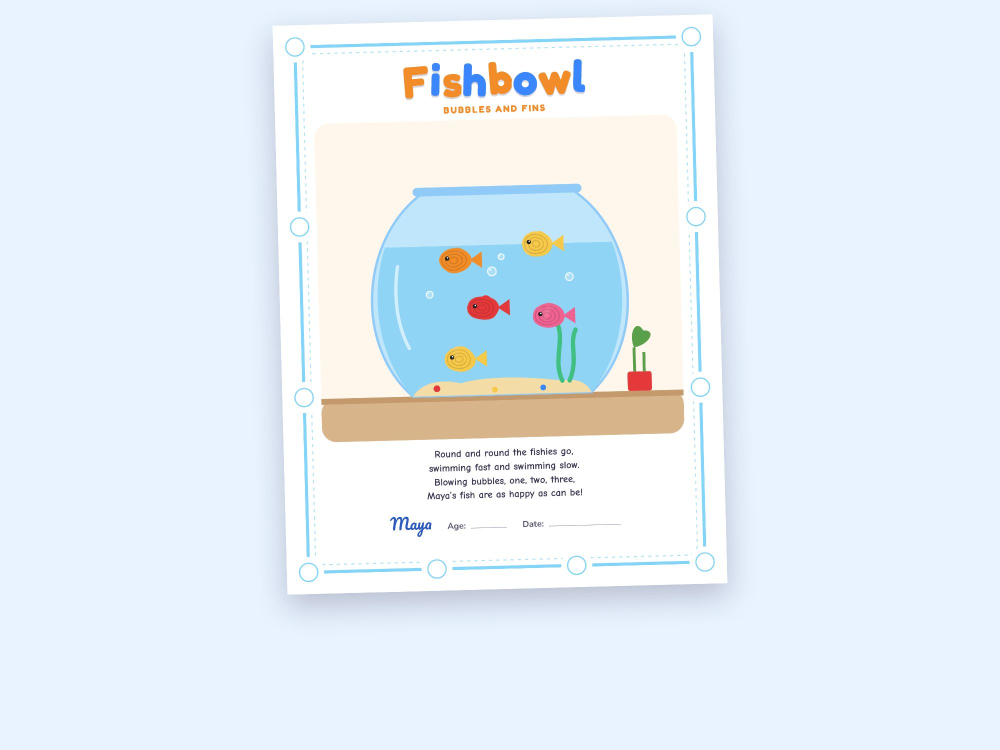
#> input picture listing-assets/craft-fingerprint-p07.jpg, 2000 x 1500 px (shown at 1/2 size)
$ python -i art-import.py   (imports and definitions only)
#> lines starting #> are read from the running program, lines starting #| are printed output that depends on the picture; after the words box and inside, x2 and y2 are one past the last pixel; in counts of white or black regions, pixels touching at a corner belong together
# Cuts an illustration sheet (made from a prompt in scripts/art-list.py) into one clean PNG per
# picture in src/kits/art/<kit>/<slug>.webp: white background made transparent, trimmed and resized.
# Usage: python3 scripts/art-import.py <sheet id, e.g. halloween-1> <image>
#        python3 scripts/art-import.py <kit> <slug> <image>          (one picture on its own)
import json, os, sys
import numpy as np
from PIL import Image
from scipy import ndimage

ROOT = os.path.join(os.path.dirname(os.path.abspath(__file__)), '..')
ART = os.path.join(ROOT, 'src', 'kits', 'art')
MAX = 600  # px on the longest side: 300 dpi at the biggest printed size (about 2 inches)

def load(path):
    img = Image.open(path).convert('RGBA')
    a = np.asarray(img).astype(np.int16)
    # Background: near-white (or already transparent) pixels connected to the edge of the image.
    light = (a[..., :3].min(axis=2) > 232) | (a[..., 3] < 20)
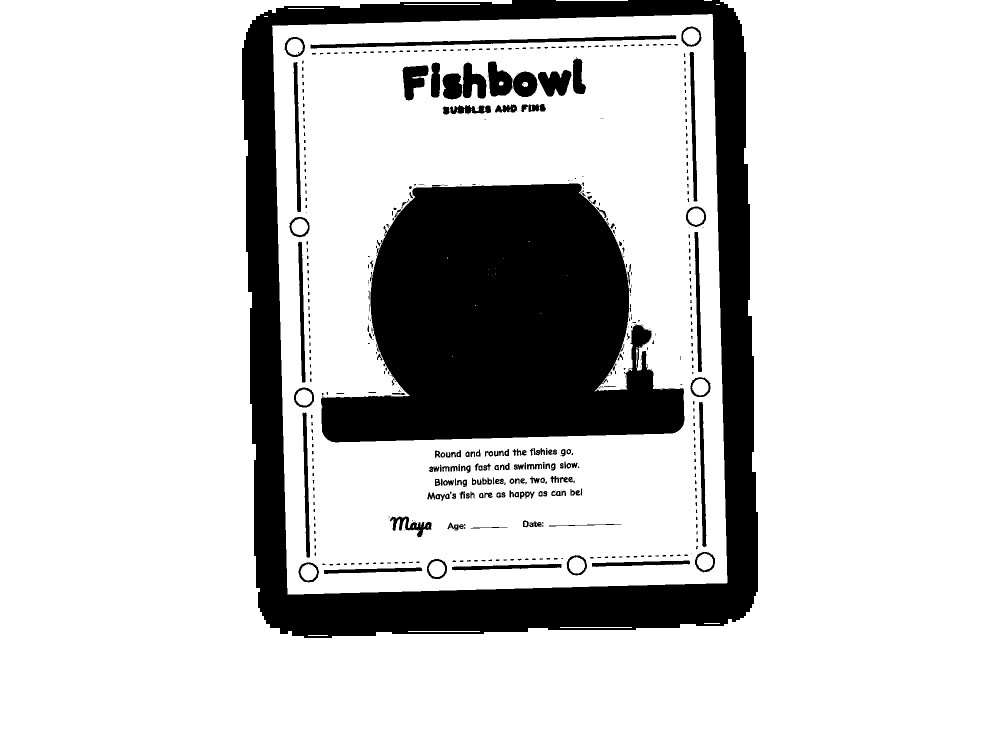
#> light: shape (1500, 2000) bool (shown at 1/2 size); 80.9% white; 544 black regions (339 under 20 px), largest, box (x1, y1, x2, y2) and area: (642, 367, 1369, 885) 260536, (484, 0, 1516, 1276) 253419, (621, 70, 1353, 97) 5225
    lab, _ = ndimage.label(light)
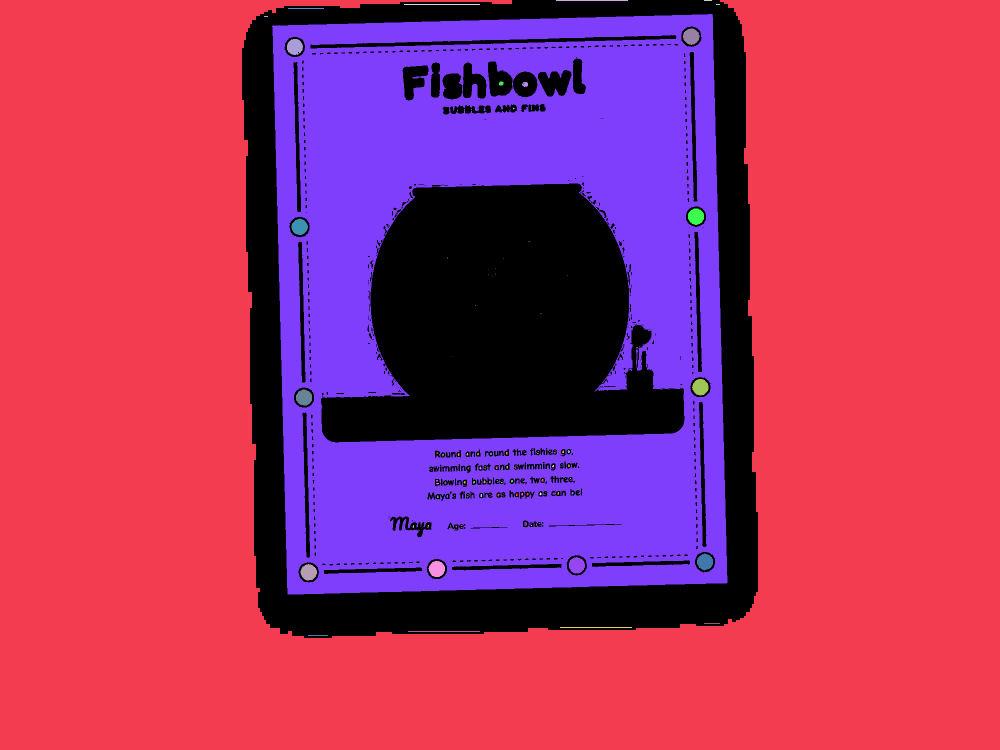
#> lab: shape (1500, 2000) int32 (shown at 1/2 size); 144 distinct labels, from 0 to 143; one colour per label, 0 black
    edge = set(np.unique(np.concatenate([lab[0], lab[-1], lab[:, 0], lab[:, -1]]))) - {0}
#> edge = 3 items
    bg = np.isin(lab, list(edge))
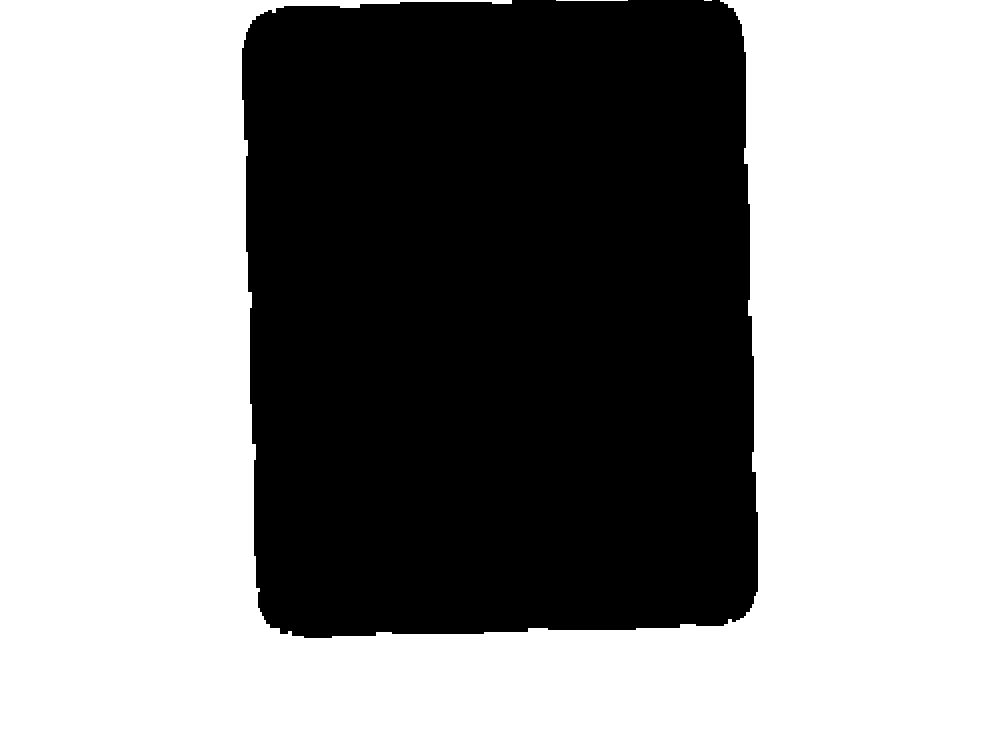
#> bg: shape (1500, 2000) bool (shown at 1/2 size); 58.1% white; 1 black region, box (x1, y1, x2, y2) and area: (484, 0, 1516, 1276) 1256816
    alpha = np.where(bg, 0, a[..., 3]).astype(np.uint8)
    # Soften the cut edge by one pixel so it doesn't look jagged.
    soft = ndimage.uniform_filter(alpha.astype(np.float32), 3)
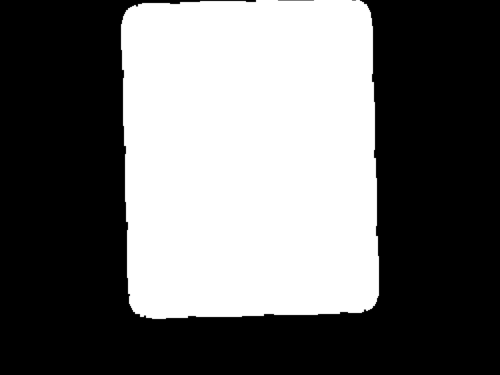
#> soft: shape (1500, 2000) float32 (shown at 1/4 size); min 0, max 255, mean 106.8
    alpha = np.where(bg, 0, np.maximum(alpha, soft)).astype(np.uint8)
    out = np.asarray(img).copy()
    out[..., 3] = alpha
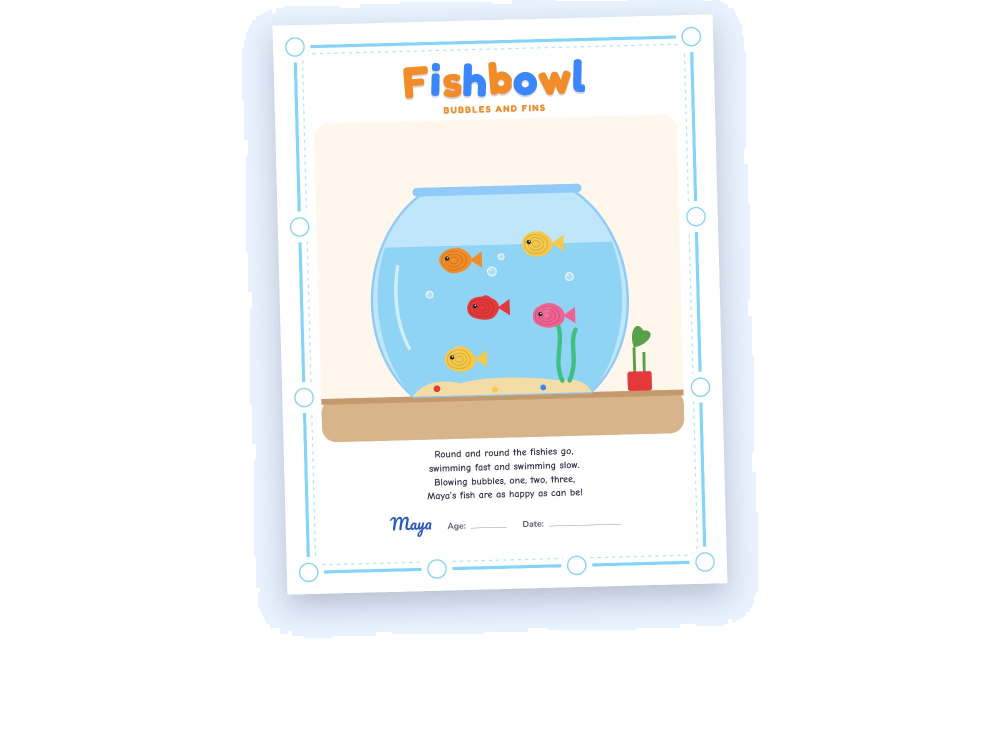
#> out: shape (1500, 2000, 4) (shown at 1/2 size); mean R, G, B, A 230.7, 239.4, 247.3, 106.8; transparent parts drawn white
    return out

# [82 lines left out: functions save, pieces, main, not called in this run]

# [2 lines not run here, left out]

>>> result = load('../listing-assets/craft-fingerprint-p07.jpg')

$ run again, on listing-assets/kit-dentist-p04.jpg
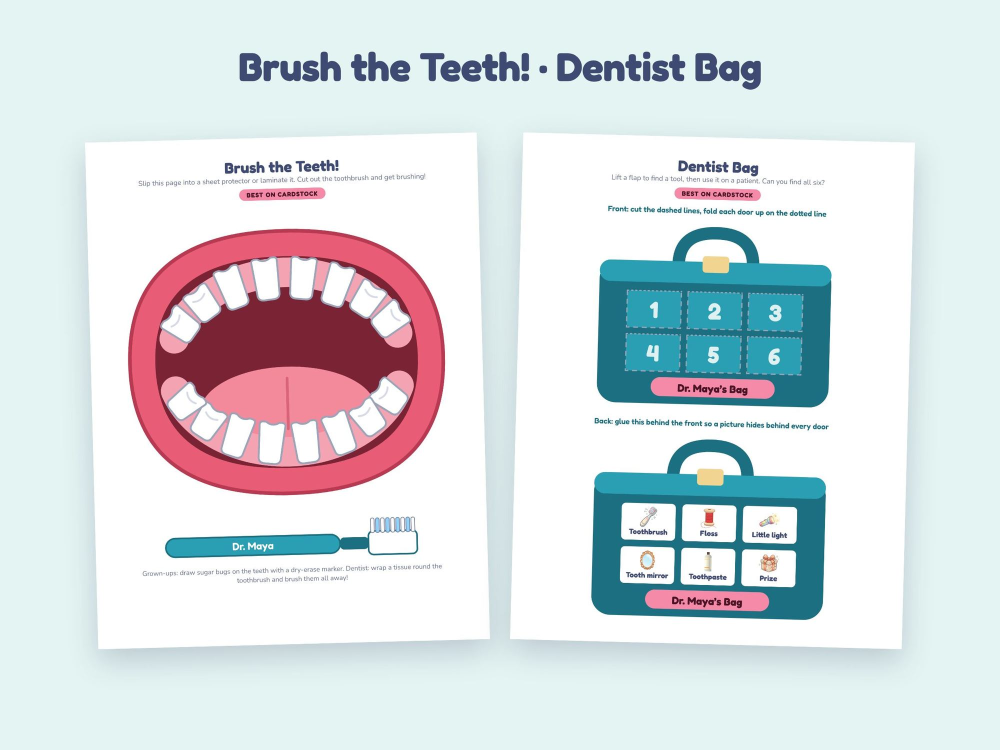
#> input picture listing-assets/kit-dentist-p04.jpg, 2000 x 1500 px (shown at 1/2 size)
#> in load, `light = (a[..., :3].min(axis=2) > 232) | (a[..., 3] < 20)`:
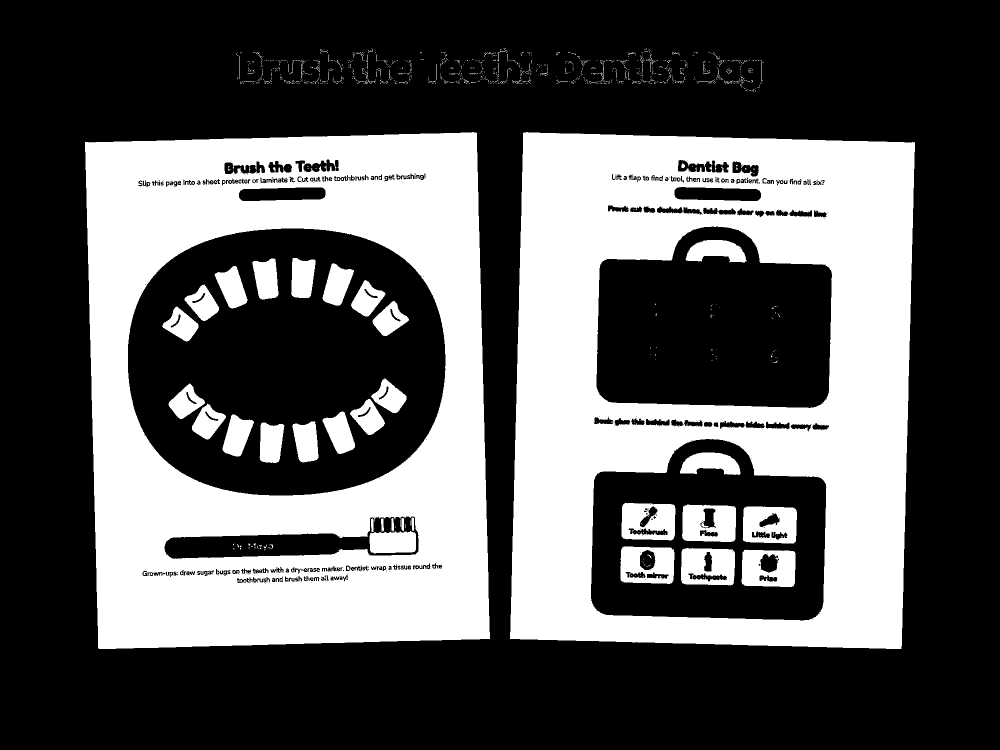
#> light: shape (1500, 2000) bool (shown at 1/2 size); 35.7% white; 1574 white regions (1528 under 20 px), largest, box (x1, y1, x2, y2) and area: (1020, 264, 1830, 1298) 492746, (170, 264, 980, 1298) 474512, (1364, 1009, 1472, 1084) 6600
#> in load, `lab, _ = ndimage.label(light)`:
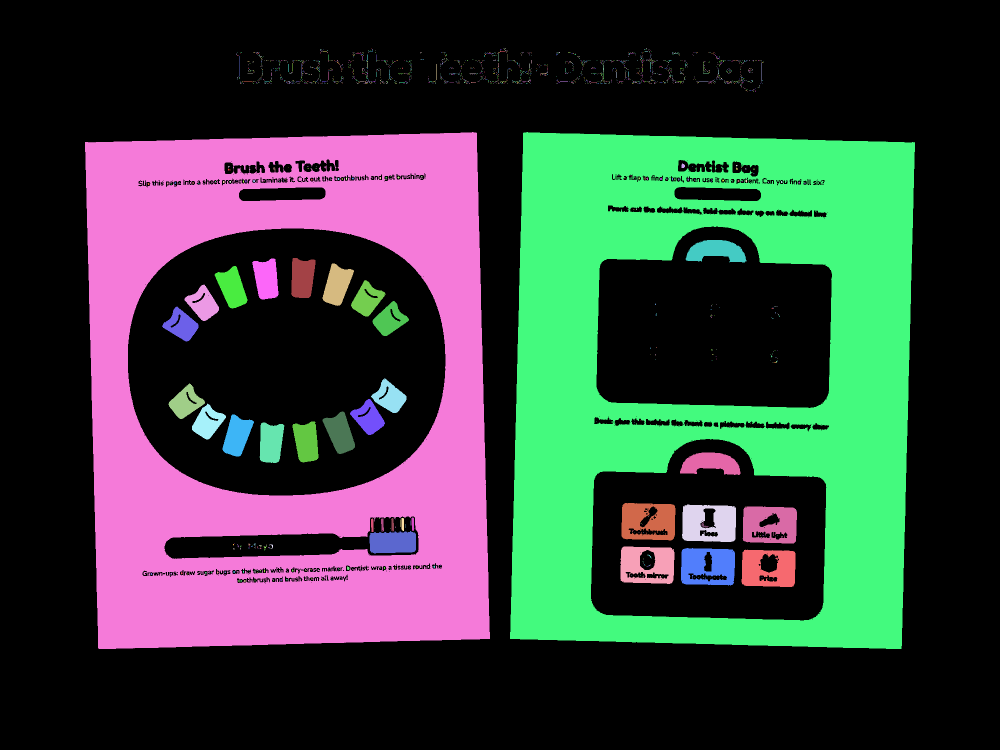
#> lab: shape (1500, 2000) int32 (shown at 1/2 size); 2207 distinct labels, from 0 to 2206; one colour per label, 0 black
#> edge = 0 items
#> bg: shape (1500, 2000) bool; every value is 0
#> alpha: shape (1500, 2000); every value is 255
#> soft: shape (1500, 2000) float32; every value is 255

$ run again, on listing-assets/kit-dentist-p07.jpg
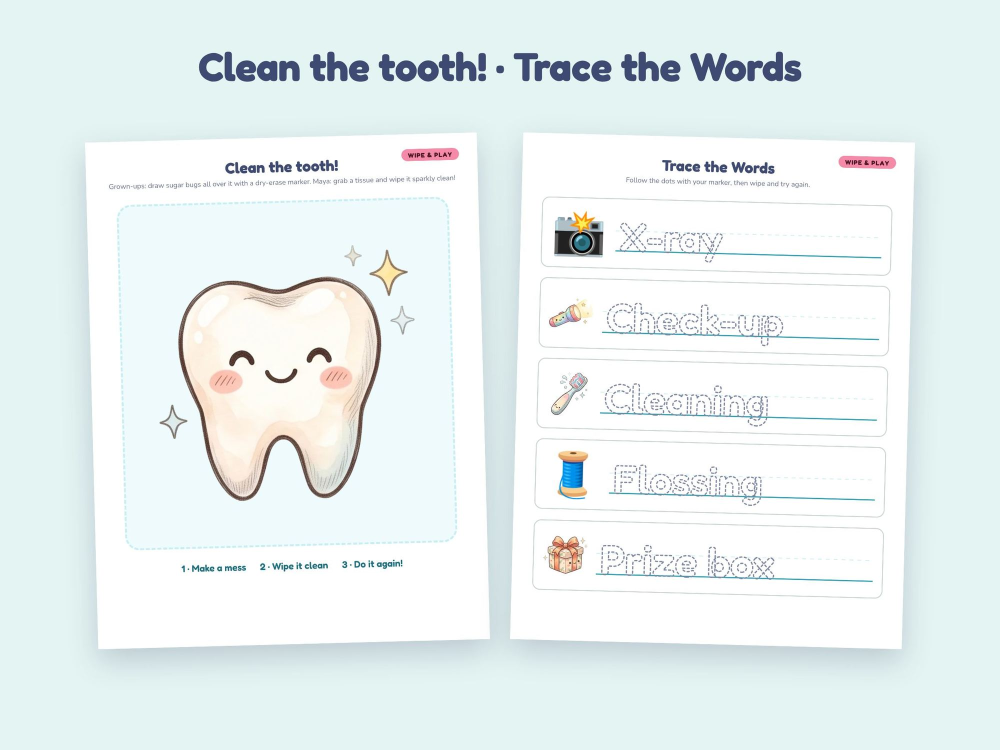
#> input picture listing-assets/kit-dentist-p07.jpg, 2000 x 1500 px (shown at 1/2 size)
#> in load, `light = (a[..., :3].min(axis=2) > 232) | (a[..., 3] < 20)`:
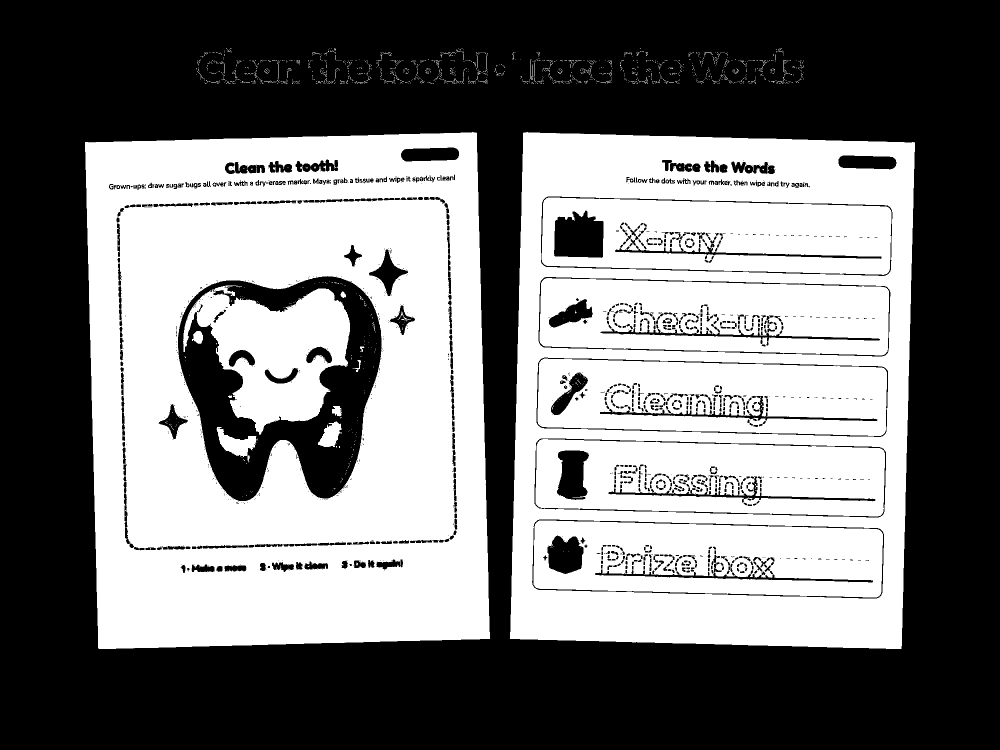
#> light: shape (1500, 2000) bool (shown at 1/2 size); 46.9% white; 1869 white regions (1841 under 20 px), largest, box (x1, y1, x2, y2) and area: (170, 264, 980, 1298) 625344, (1020, 264, 1830, 1298) 292995, (1075, 717, 1774, 872) 86512
#> in load, `lab, _ = ndimage.label(light)`:
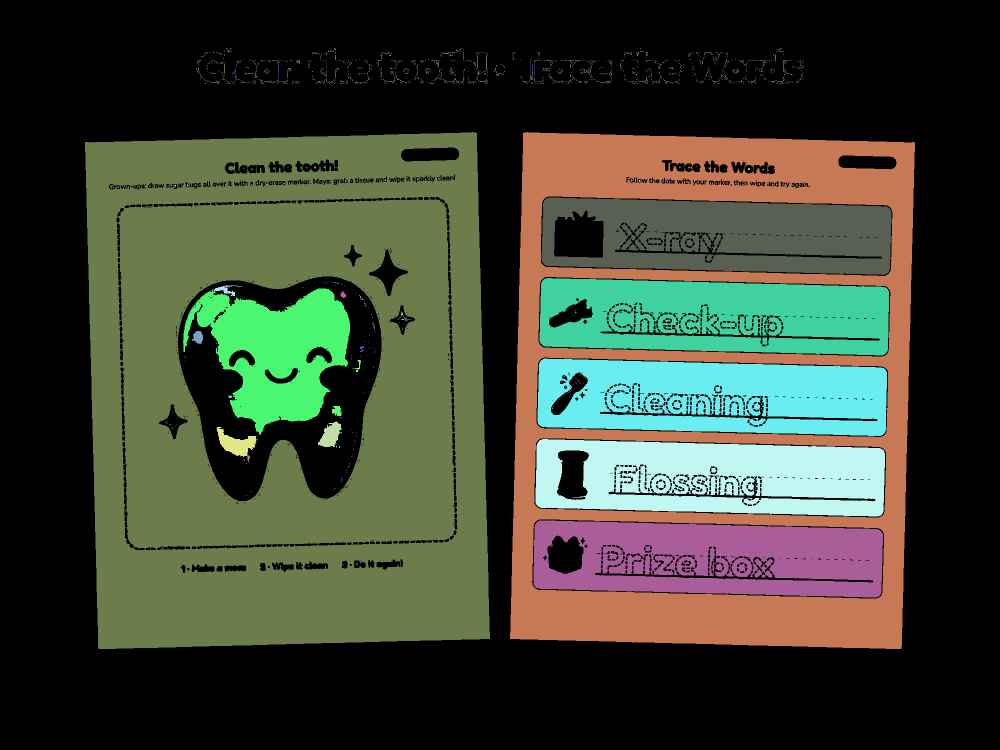
#> lab: shape (1500, 2000) int32 (shown at 1/2 size); 2752 distinct labels, from 0 to 2751; one colour per label, 0 black
#> edge = 0 items
#> bg: shape (1500, 2000) bool; every value is 0
#> alpha: shape (1500, 2000); every value is 255
#> soft: shape (1500, 2000) float32; every value is 255
